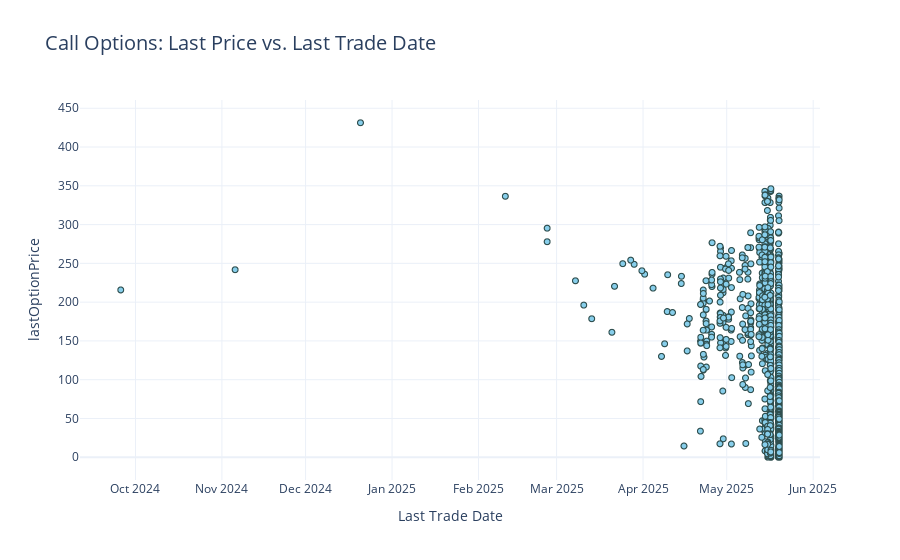

The cell this chart's notebook holds for it:
### Code cell
fig = px.scatter(
    opts_data_c,
    x='lastTradeDate',
    y='lastOptionPrice',
    title='Call Options: Last Price vs. Last Trade Date',
    labels={
        'lastTradeDate': 'Last Trade Date',
        'lastOptionsPrice': 'Last Price (USD)'
    },
    template='plotly_white'
)

fig.update_traces(
    marker=dict(size=6, color='skyblue', line=dict(width=1, color='DarkSlateGrey'))
)

fig.update_layout(
    xaxis=dict(showgrid=True),
    yaxis=dict(showgrid=True),
    title_font_size=20
)

fig.show()

### Figure 1 — Plotly figure (JSON) as saved in the notebook; plotly's stock layout.template omitted (floating-point values rounded to 4 significant figures; data arrays with more than 128 entries replaced by an {"elided": "..."} marker saying what was removed)
{"data": [{"hovertemplate": "Last Trade Date=%{x}<br>lastOptionPrice=%{y}<extra></extra>", "legendgroup": "", "marker": {"color": "skyblue", "line": {"color": "DarkSlateGrey", "width": 1}, "size": 6, "symbol": "circle"}, "mode": "markers", "name": "", "showlegend": false, "type": "scattergl", "x": {"elided": "2222 str values"}, "xaxis": "x", "y": {"elided": "2222 float values"}, "yaxis": "y"}], "layout": {"legend": {"tracegroupgap": 0}, "title": {"font": {"size": 20}, "text": "Call Options: Last Price vs. Last Trade Date"}, "xaxis": {"anchor": "y", "domain": [0, 1], "showgrid": true, "title": {"text": "Last Trade Date"}}, "yaxis": {"anchor": "x", "domain": [0, 1], "showgrid": true, "title": {"text": "lastOptionPrice"}}}}
